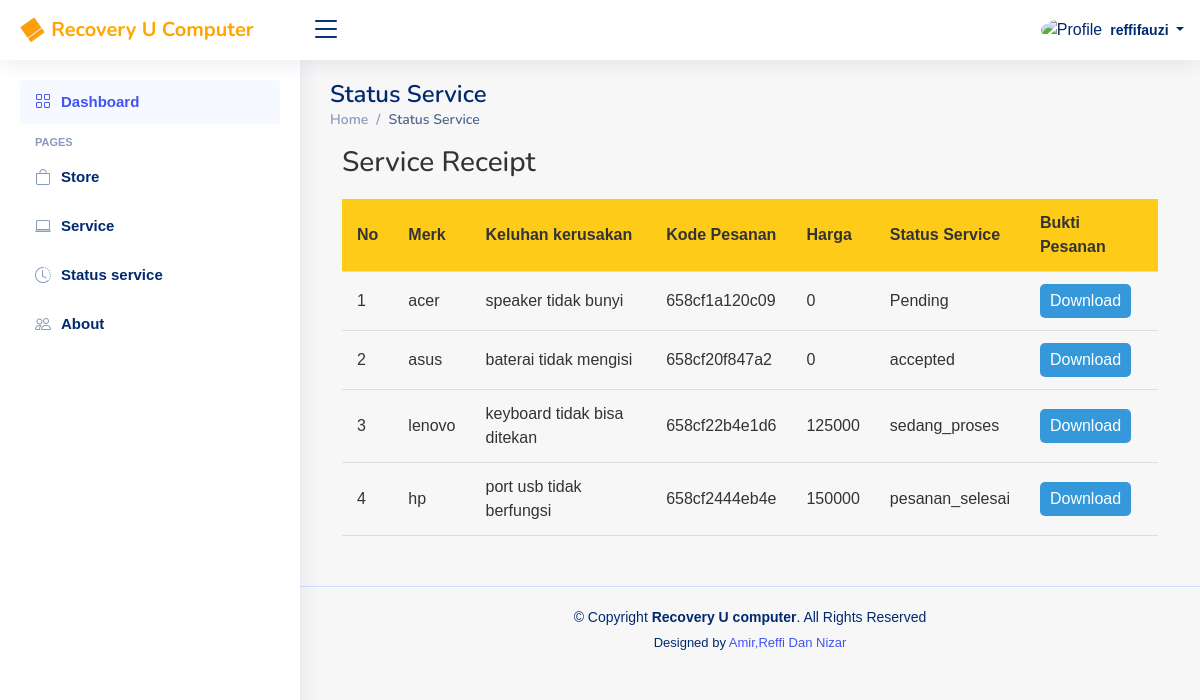
The app's page /user/content/status/status.php (signed in) with its own data.
### tables this page shows
CREATE TABLE `service_requests` (
  `id_pesan` int(50) NOT NULL,
  `merk` enum('acer','advan','asus','dell','hp','lenovo','msi','samsung') NOT NULL,
  `foto` varchar(255) NOT NULL,
  `detail` text NOT NULL,
  `create_at` timestamp NOT NULL DEFAULT current_timestamp(),
  `token` varchar(100) DEFAULT NULL,
  `tanggal` date DEFAULT NULL,
  `jam` varchar(20) DEFAULT NULL,
  `nama_lengkap` varchar(100) DEFAULT NULL,
  `telepon` varchar(20) DEFAULT NULL,
  `status` varchar(20) NOT NULL DEFAULT 'pending',
  `price` int(200) NOT NULL
);

### user/content/status/status.php (the view, shortened to what this page needs)
<?php
class DatabaseManager
{
  protected $conn;
  public function __construct($connection)
  {
    $this->conn = $connection;
  }
  public function executeQuery($query)
  {
    return mysqli_query($this->conn, $query);
  }
  public function getProducts()
  {
    return $this->executeQuery("SELECT id_pesan, merk, detail, token, price, status FROM service_requests ORDER BY id_pesan ASC");
  }
}
class ProductService extends DatabaseManager
{
  public function displayProducts()
  {
    $products = $this->getProducts();
    $index = 1;
    if (mysqli_num_rows($products) > 0) {
      while ($row = mysqli_fetch_assoc($products)) {
        echo '<tr>
                <td>' . $index . '</td>
                <td>' . $row['merk'] . '</td>
                <td>' . $row['detail'] . '</td>
                <td>' . $row['token'] . '</td>
                <td>' . $row['price'] . '</td>
                <td>';
        $index++;
        if ($row['status'] == 'pending') {
          echo '<span class="pending-label">Pending</span>';
        } else {
          echo $row['status'];
        }
        echo '<td><a href="struk.php?id=' . $row['id_pesan'] . '">Download</a></td>';
      }
    } else {
      echo "No data found";
    }
  }
}
require_once("../../core/connection.php");
$productService = new ProductService($conn);
?>
<main id="main" class="main">
  <div class="pagetitle">
    <h1>Status Service</h1>
    <nav>
      <ol class="breadcrumb">
        <li class="breadcrumb-item"><a href="../dashboard/dashboard.php">Home</a></li>
        <li class="breadcrumb-item active">Status Service</li>
      </ol>
    </nav>
  </div>
  <section class="section dashboard">
    <div class="row">
      <h3>Service Receipt</h3>
      <div class="table-container">
        <table class="receipt-table">
          <thead>
            <tr>
              <th>No</th>
              <th>Merk</th>
              <th>Keluhan kerusakan</th>
              <th>Kode Pesanan</th>
              <th>Harga</th>
              <th>Status Service</th>
              <th>Bukti Pesanan</th>
            </tr>
          </thead>
          <tbody>
            <?php $productService->displayProducts(); ?>
          </tbody>
        </table>
      </div>
    </div>
  </section>
</main>

### assets/css/style.css (style rules this page uses)
:root { scroll-behavior: smooth; }
body { font-family: "Open Sans", sans-serif; background: #f6f9ff; color: #444444; }
a { color: #4154f1; text-decoration: none; }
h1, h2, h3, h4, h5, h6 { font-family: "Nunito", sans-serif; }
#main { margin-top: 60px; padding: 20px 30px; transition: all 0.3s; }
.pagetitle { margin-bottom: 10px; }
.pagetitle h1 { font-size: 24px; margin-bottom: 0; font-weight: 600; color: #012970; }
.breadcrumb { font-size: 14px; font-family: "Nunito", sans-serif; color: #899bbd; font-weight: 600; }
.breadcrumb a { color: #899bbd; transition: 0.3s; }
.breadcrumb .breadcrumb-item::before { color: #899bbd; }
.breadcrumb .active { color: #51678f; font-weight: 600; }
@media (min-width: 1200px) { #main, #footer { margin-left: 300px; } }
body { font-family: 'Poppins', sans-serif; overflow-x: hidden; text-rendering: optimizeLegibility; -webkit-font-smoothing: antialiased; -moz-osx-font-smoothing: grayscale; }
a { text-decoration: none !important; }
h1, h2, h3, h4, h5, h6 { margin: 0px; }

### user/content/status/status.php (style rules this page uses)
body { font-family: Arial, sans-serif; margin: 0; padding: 0; background-color: #f7f7f7; color: #333; }
.section { margin-bottom: 30px; }
.row { margin: 0 auto; max-width: 1200px; }
h1, h3 { margin-top: 0; }
.table-container { overflow-x: auto; }
.receipt-table { width: 100%; border-collapse: collapse; margin-top: 20px; }
.receipt-table th, .receipt-table td { padding: 12px 15px; text-align: left; border-bottom: 1px solid #ddd; }
.receipt-table th { background-color: #FFCB19; font-weight: bold; }
.receipt-table td a { display: inline-block; padding: 5px 10px; background-color: #3498db; color: #fff; text-decoration: none; border-radius: 5px; }

### records on screen
service_requests: merk "acer", detail "speaker tidak bunyi", token "658cf1a120c09", price "0", status "Pending"
service_requests: merk "asus", detail "baterai tidak mengisi", token "658cf20f847a2", price "0", status "accepted"
service_requests: merk "lenovo", detail "keyboard tidak bisa ditekan", token "658cf22b4e1d6", price "125000", status "sedang_proses"
service_requests: merk "hp", detail "port usb tidak berfungsi", token "658cf2444eb4e", price "150000", status "pesanan_selesai"

### other values on screen
$_SESSION['user_name'] "reffifauzi"
